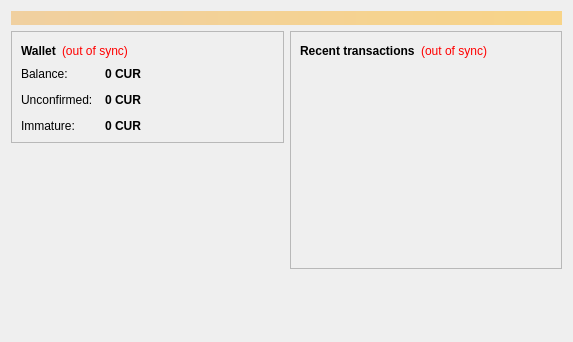
<?xml version="1.0" encoding="UTF-8"?>
<ui version="4.0">
 <class>OverviewPage</class>
 <widget class="QWidget" name="OverviewPage">
  <property name="geometry">
   <rect>
    <x>0</x>
    <y>0</y>
    <width>573</width>
    <height>342</height>
   </rect>
  </property>
  <property name="windowTitle">
   <string>Form</string>
  </property>
  <layout class="QVBoxLayout" name="topLayout">
   <item>
    <widget class="QLabel" name="labelAlerts">
     <property name="visible">
      <bool>false</bool>
     </property>
     <property name="styleSheet">
      <string notr="true">background-color: qlineargradient(x1: 0, y1: 0, x2: 1, y2: 0, stop:0 #F0D0A0, stop:1 #F8D488); color:#000000;</string>
     </property>
     <property name="wordWrap">
      <bool>true</bool>
     </property>
     <property name="margin">
      <number>3</number>
     </property>
    </widget>
   </item>
   <item>
    <layout class="QHBoxLayout" name="horizontalLayout" stretch="1,1">
     <item>
      <layout class="QVBoxLayout" name="verticalLayout_2">
       <item>
        <widget class="QFrame" name="frame">
         <property name="frameShape">
          <enum>QFrame::StyledPanel</enum>
         </property>
         <property name="frameShadow">
          <enum>QFrame::Raised</enum>
         </property>
         <layout class="QVBoxLayout" name="verticalLayout_4">
          <item>
           <layout class="QHBoxLayout" name="horizontalLayout_4">
            <item>
             <widget class="QLabel" name="label_5">
              <property name="font">
               <font>
                <weight>75</weight>
                <bold>true</bold>
               </font>
              </property>
              <property name="text">
               <string>Wallet</string>
              </property>
             </widget>
            </item>
            <item>
             <widget class="QLabel" name="labelWalletStatus">
              <property name="toolTip">
               <string>The displayed information may be out of date. Your wallet automatically synchronizes with the Curiuscoin network after a connection is established, but this process has not completed yet.</string>
              </property>
              <property name="styleSheet">
               <string notr="true">QLabel { color: red; }</string>
              </property>
              <property name="text">
               <string notr="true">(out of sync)</string>
              </property>
              <property name="alignment">
               <set>Qt::AlignLeading|Qt::AlignLeft|Qt::AlignVCenter</set>
              </property>
             </widget>
            </item>
            <item>
             <spacer name="horizontalSpacer_2">
              <property name="orientation">
               <enum>Qt::Horizontal</enum>
              </property>
              <property name="sizeHint" stdset="0">
               <size>
                <width>40</width>
                <height>20</height>
               </size>
              </property>
             </spacer>
            </item>
           </layout>
          </item>
          <item>
           <layout class="QFormLayout" name="formLayout_2">
            <property name="fieldGrowthPolicy">
             <enum>QFormLayout::AllNonFixedFieldsGrow</enum>
            </property>
            <property name="horizontalSpacing">
             <number>12</number>
            </property>
            <property name="verticalSpacing">
             <number>12</number>
            </property>
            <item row="0" column="0">
             <widget class="QLabel" name="label">
              <property name="text">
               <string>Balance:</string>
              </property>
             </widget>
            </item>
            <item row="0" column="1">
             <widget class="QLabel" name="labelBalance">
              <property name="font">
               <font>
                <weight>75</weight>
                <bold>true</bold>
               </font>
              </property>
              <property name="cursor">
               <cursorShape>IBeamCursor</cursorShape>
              </property>
              <property name="toolTip">
               <string>Your current balance</string>
              </property>
              <property name="text">
               <string notr="true">0 CUR</string>
              </property>
              <property name="textInteractionFlags">
               <set>Qt::LinksAccessibleByMouse|Qt::TextSelectableByKeyboard|Qt::TextSelectableByMouse</set>
              </property>
             </widget>
            </item>
            <item row="1" column="0">
             <widget class="QLabel" name="label_3">
              <property name="text">
               <string>Unconfirmed:</string>
              </property>
             </widget>
            </item>
            <item row="1" column="1">
             <widget class="QLabel" name="labelUnconfirmed">
              <property name="font">
               <font>
                <weight>75</weight>
                <bold>true</bold>
               </font>
              </property>
              <property name="cursor">
               <cursorShape>IBeamCursor</cursorShape>
              </property>
              <property name="toolTip">
               <string>Total of transactions that have yet to be confirmed, and do not yet count toward the current balance</string>
              </property>
              <property name="text">
               <string notr="true">0 CUR</string>
              </property>
              <property name="textInteractionFlags">
               <set>Qt::LinksAccessibleByMouse|Qt::TextSelectableByKeyboard|Qt::TextSelectableByMouse</set>
              </property>
             </widget>
            </item>
            <item row="2" column="0">
             <widget class="QLabel" name="labelImmatureText">
              <property name="text">
               <string>Immature:</string>
              </property>
             </widget>
            </item>
            <item row="2" column="1">
             <widget class="QLabel" name="labelImmature">
              <property name="font">
               <font>
                <weight>75</weight>
                <bold>true</bold>
               </font>
              </property>
              <property name="toolTip">
               <string>Mined balance that has not yet matured</string>
              </property>
              <property name="text">
               <string notr="true">0 CUR</string>
              </property>
              <property name="textInteractionFlags">
               <set>Qt::LinksAccessibleByMouse|Qt::TextSelectableByKeyboard|Qt::TextSelectableByMouse</set>
              </property>
             </widget>
            </item>
           </layout>
          </item>
         </layout>
        </widget>
       </item>
       <item>
        <spacer name="verticalSpacer">
         <property name="orientation">
          <enum>Qt::Vertical</enum>
         </property>
         <property name="sizeHint" stdset="0">
          <size>
           <width>20</width>
           <height>40</height>
          </size>
         </property>
        </spacer>
       </item>
      </layout>
     </item>
     <item>
      <layout class="QVBoxLayout" name="verticalLayout_3">
       <item>
        <widget class="QFrame" name="frame_2">
         <property name="frameShape">
          <enum>QFrame::StyledPanel</enum>
         </property>
         <property name="frameShadow">
          <enum>QFrame::Raised</enum>
         </property>
         <layout class="QVBoxLayout" name="verticalLayout">
          <item>
           <layout class="QHBoxLayout" name="horizontalLayout_2">
            <item>
             <widget class="QLabel" name="label_4">
              <property name="text">
               <string>&lt;b&gt;Recent transactions&lt;/b&gt;</string>
              </property>
             </widget>
            </item>
            <item>
             <widget class="QLabel" name="labelTransactionsStatus">
              <property name="toolTip">
               <string>The displayed information may be out of date. Your wallet automatically synchronizes with the Curiuscoin network after a connection is established, but this process has not completed yet.</string>
              </property>
              <property name="styleSheet">
               <string notr="true">QLabel { color: red; }</string>
              </property>
              <property name="text">
               <string notr="true">(out of sync)</string>
              </property>
              <property name="alignment">
               <set>Qt::AlignRight|Qt::AlignTrailing|Qt::AlignVCenter</set>
              </property>
             </widget>
            </item>
            <item>
             <spacer name="horizontalSpacer">
              <property name="orientation">
               <enum>Qt::Horizontal</enum>
              </property>
              <property name="sizeHint" stdset="0">
               <size>
                <width>40</width>
                <height>20</height>
               </size>
              </property>
             </spacer>
            </item>
           </layout>
          </item>
          <item>
           <widget class="QListView" name="listTransactions">
            <property name="styleSheet">
             <string notr="true">QListView { background: transparent; }</string>
            </property>
            <property name="frameShape">
             <enum>QFrame::NoFrame</enum>
            </property>
            <property name="verticalScrollBarPolicy">
             <enum>Qt::ScrollBarAlwaysOff</enum>
            </property>
            <property name="horizontalScrollBarPolicy">
             <enum>Qt::ScrollBarAlwaysOff</enum>
            </property>
            <property name="selectionMode">
             <enum>QAbstractItemView::NoSelection</enum>
            </property>
           </widget>
          </item>
         </layout>
        </widget>
       </item>
       <item>
        <spacer name="verticalSpacer_2">
         <property name="orientation">
          <enum>Qt::Vertical</enum>
         </property>
         <property name="sizeHint" stdset="0">
          <size>
           <width>20</width>
           <height>40</height>
          </size>
         </property>
        </spacer>
       </item>
      </layout>
     </item>
    </layout>
   </item>
  </layout>
 </widget>
 <resources/>
 <connections/>
</ui>
